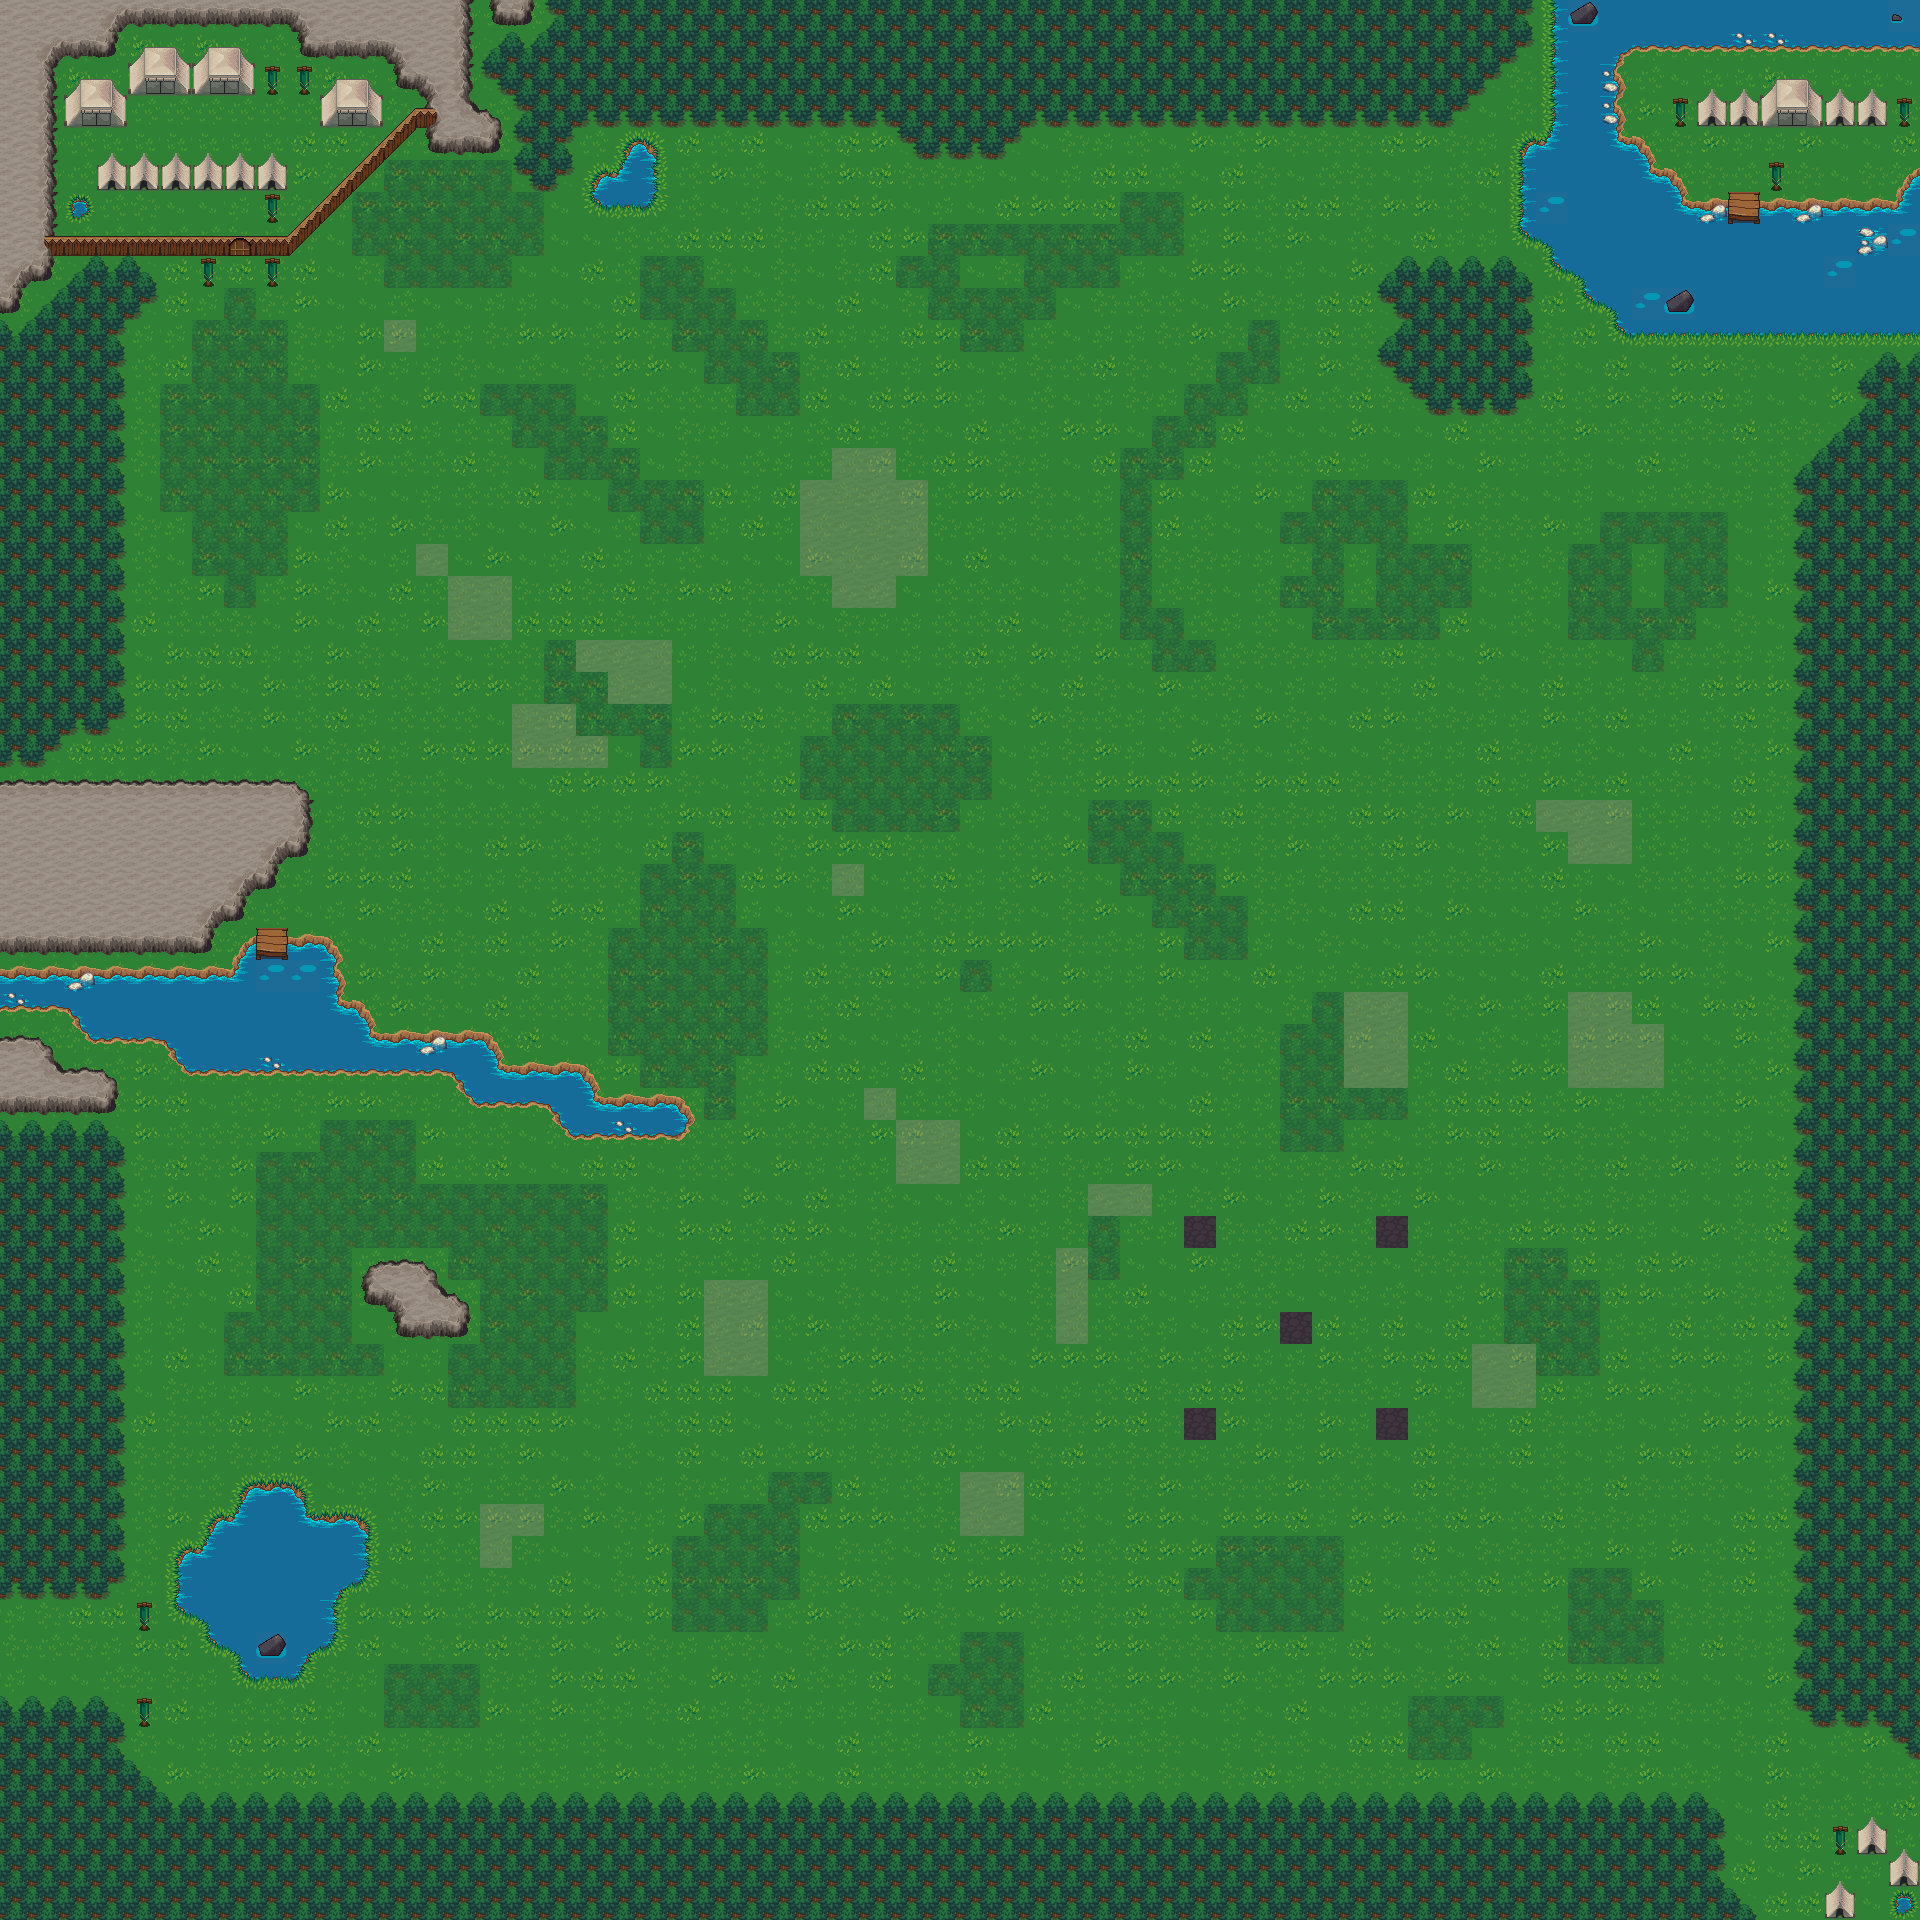

Tiled map render using the project's own tile images. Description and the map definition, with tile-layer contents summarised, below:
An orthogonal 60x60 tile map with 32x32 px tiles, 3 tile layers (Camada de Blocos 1, Camada de Blocos 2, Camada de Blocos 3).

<map version="1.9" tiledversion="1.9.2" orientation="orthogonal" renderorder="left-up" width="60" height="60" tilewidth="32" tileheight="32" infinite="0" nextlayerid="6" nextobjectid="1">
 <editorsettings>
  <export target="../world.tmj" format="json" />
 </editorsettings>
 <tileset firstgid="1" source="ground.tsx" />
 <layer id="1" name="Camada de Blocos 1" width="60" height="60">
  <data>[3600 cells, 3600 non-empty, 78 distinct tile ids]</data>
 </layer>
 <layer id="4" name="Camada de Blocos 2" width="60" height="60" opacity="0.38">
  <data>[3600 cells, 450 non-empty, 2 distinct tile ids]</data>
 </layer>
 <layer id="5" name="Camada de Blocos 3" width="60" height="60">
  <data>[3600 cells, 5 non-empty, 1 distinct tile ids]</data>
 </layer>
</map>